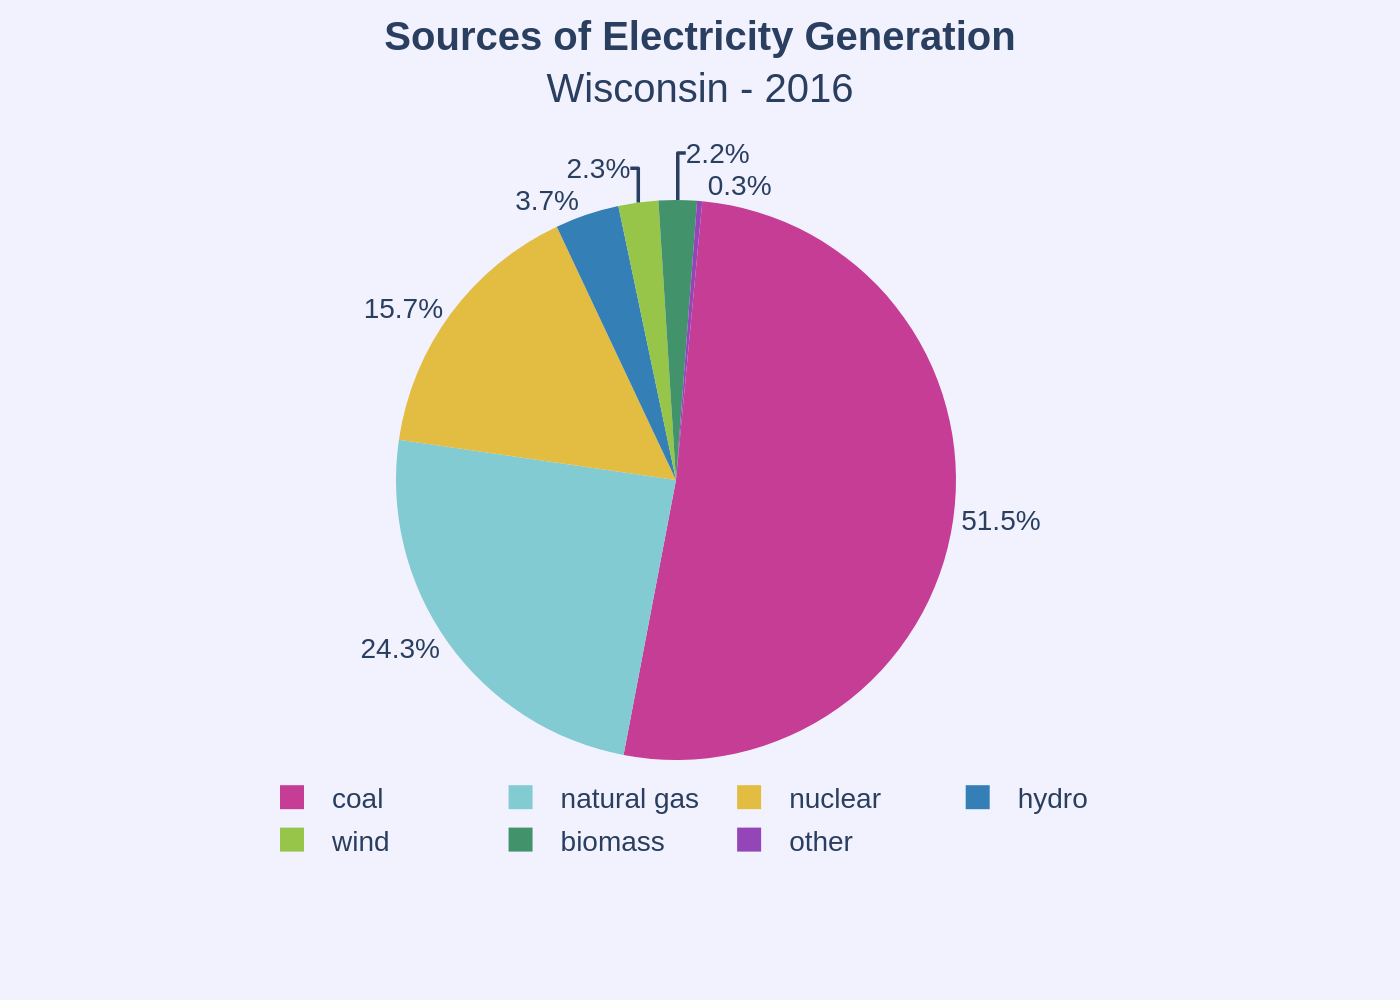

Write the Python code that produced this figure.
import sys
import json
import plotly.graph_objects as go
from pathlib import Path

# The script must be called with the path to the JSON file as an argument.
if len(sys.argv) != 2:
    print("Usage: python create_chart.py <path_to_json_file>")
    sys.exit(1)

# The path to the JSON file is taken from the first command-line argument.
json_file_path = Path(sys.argv[1])

# Verify that the provided JSON file exists.
if not json_file_path.is_file():
    print(f"Error: The file {json_file_path} was not found.")
    sys.exit(1)

# Load the chart data and configuration from the specified JSON file.
with open(json_file_path, 'r', encoding='utf-8') as f:
    config = json.load(f)

# Extract data, texts, and colors from the loaded configuration.
chart_data = config['chart_data']
texts = config['texts']
colors = config['colors']

# Prepare data for the Plotly pie chart.
labels = [item['label'] for item in chart_data]
values = [item['value'] for item in chart_data]

# Initialize a Figure object.
fig = go.Figure()

# Add the pie chart trace to the figure.
fig.add_trace(go.Pie(
    labels=labels,
    values=values,
    marker=dict(colors=colors),
    hoverinfo='label+percent',
    textinfo='value',
    texttemplate='%{value}%',
    textposition='outside',
    sort=False,  # This is crucial to preserve the original data order.
    direction='clockwise',
    # Rotation is adjusted to align the chart with the source image.
    # The first slice (51.5%) ends at the ~9 o'clock position (180 degrees).
    # Its sweep is 51.5% of 360 = 185.4 degrees.
    # Start angle = 180 + 185.4 = 365.4, which is 5.4 degrees.
    rotation=5.4
))

# Format the title by combining the main title and subtitle.
title_text = f"<b>{texts['title']}</b><br>{texts['subtitle']}"

# Update the figure's layout.
fig.update_layout(
    title=dict(
        text=title_text,
        y=0.95,
        x=0.5,
        xanchor='center',
        yanchor='top'
    ),
    legend=dict(
        orientation="h",
        yanchor="bottom",
        y=-0.2, # Position legend below the chart.
        xanchor="center",
        x=0.5
    ),
    font=dict(
        family="Arial", # Set the global font family as specified.
        size=14
    ),
    paper_bgcolor="#F2F2FF", # Set a background color similar to the source image.
    plot_bgcolor="#F2F2FF",
    margin=dict(t=100, b=120, l=40, r=40) # Adjust margins to prevent clipping.
)

# Set the font size for the percentage labels on the chart.
fig.update_traces(textfont_size=14)

# Determine the output image filename from the input JSON filename.
output_image_path = json_file_path.with_suffix('.png')

# Save the figure as a high-resolution PNG image.
fig.write_image(output_image_path, scale=2)

print(f"Chart saved to {output_image_path}")
